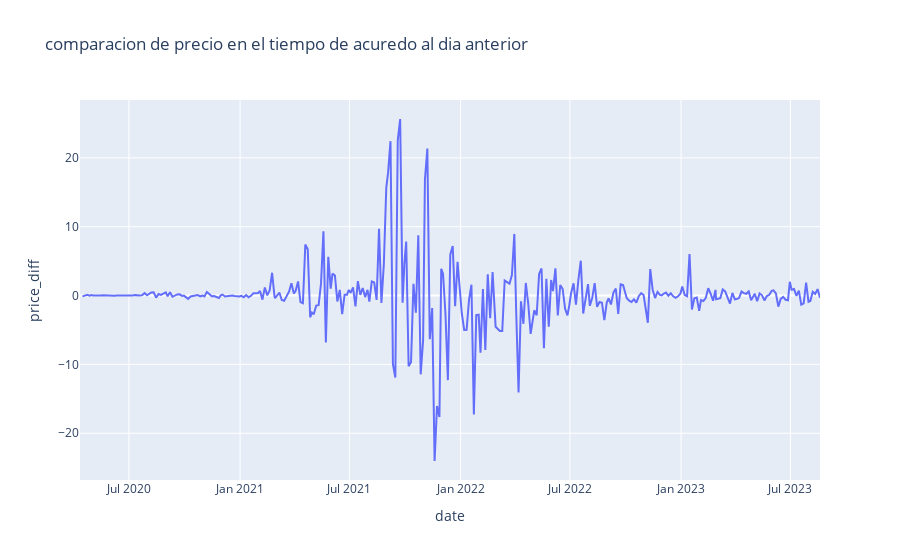

Notebook code for this chart:
### Code cell
fig_price_returns = px.line(solana_df, x='date', y='price_diff', title='comparacion de precio en el tiempo de acuredo al dia anterior')
fig_price_returns.show()

### Figure 1 — Plotly figure (JSON) as saved in the notebook; plotly's stock layout.template omitted (floating-point values rounded to 4 significant figures; data arrays with more than 128 entries replaced by an {"elided": "..."} marker saying what was removed)
{"data": [{"hovertemplate": "date=%{x}<br>price_diff=%{y}<extra></extra>", "legendgroup": "", "line": {"color": "#636efa", "dash": "solid"}, "marker": {"symbol": "circle"}, "mode": "lines", "name": "", "orientation": "v", "showlegend": false, "type": "scatter", "x": {"elided": "320 str values"}, "xaxis": "x", "y": {"elided": "320 float values"}, "yaxis": "y"}], "layout": {"legend": {"tracegroupgap": 0}, "title": {"text": "comparacion de precio en el tiempo de acuredo al dia anterior"}, "xaxis": {"anchor": "y", "domain": [0, 1], "title": {"text": "date"}}, "yaxis": {"anchor": "x", "domain": [0, 1], "title": {"text": "price_diff"}}}}
